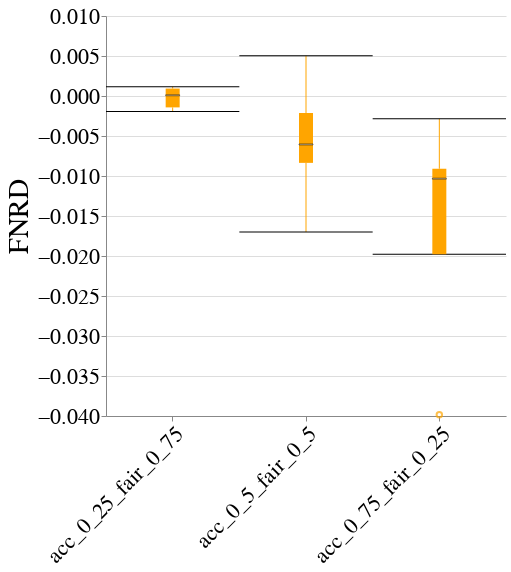

Write notebook code for a chart like this one.
### Code cell
create_box_plot_per_dataset_and_case_study(to_plot=best_lp_metrics_per_exp_config_df,
                                           exp_name=EXP_NAME,
                                           dataset_name=DATASET_NAME,
                                           case_study_name=CASE_STUDY_NAME,
                                           metric_name="Equalized_Odds_FNR",
                                           group=GROUP)

### Figure 1 — Vega-Lite specification as saved in the notebook (floating-point values rounded to 4 significant figures)
{"config": {"view": {"continuousWidth": 400, "continuousHeight": 300, "stroke": null}, "axis": {"labelFontSize": 22, "labelFontWeight": "normal", "titleFontSize": 28, "titleFontWeight": "normal"}, "title": {"fontSize": 28}}, "data": {"name": "data-14a81bc46ee91fb49bb7fc9a764cda9d"}, "mark": {"type": "boxplot", "color": "orange", "median": {"stroke": "black", "strokeWidth": 0.7}, "ticks": true}, "encoding": {"x": {"axis": {"labelAngle": -45, "labelLimit": 500}, "field": "exp_config_name", "title": null, "type": "nominal"}, "y": {"field": "disparity_metric_value", "scale": {"zero": false}, "title": "FNRD", "type": "quantitative"}}, "height": 400, "width": 400, "$schema": "https://vega.github.io/schema/vega-lite/v4.17.0.json", "datasets": {"data-14a81bc46ee91fb49bb7fc9a764cda9d": [{"exp_config_name": "acc_0_25_fair_0_75", "run_num": 1, "logical_pipeline_uuid": "Tm9uZSZOT19GQUlSTkVTU19JTlRFUlZFTlRJT04mZ2FuZGFsZl9jbGY=", "physical_pipeline_uuid": "c08cd634-002a-4c19-af64-1cca59d0bbcf", "compound_pp_quality": 0.946, "metric": "Equalized_Odds_FNR", "model_name": "gandalf_clf", "runtime_in_mins": 3.548, "dataset_name": "folk_emp", "logical_pipeline_name": "None&NO_FAIRNESS_INTERVENTION&gandalf_clf", "null_imputer_name": "None", "fairness_intervention_name": "NO_FAIRNESS_INTERVENTION", "RAC1P_dis": 0.1402, "RAC1P_priv": 0.1507, "SEX&RAC1P_dis": 0.1452, "SEX&RAC1P_priv": 0.1471, "SEX_dis": 0.1509, "SEX_priv": 0.1435, "overall": 0.1468, "disparity_metric_value": -0.001926}, {"exp_config_name": "acc_0_25_fair_0_75", "run_num": 2, "logical_pipeline_uuid": "Tm9uZSZOT19GQUlSTkVTU19JTlRFUlZFTlRJT04mcmZfY2xm", "physical_pipeline_uuid": "edb7bbf5-8de0-4b38-bd25-50a3d17ef63d", "compound_pp_quality": 0.9531, "metric": "Equalized_Odds_FNR", "model_name": "rf_clf", "runtime_in_mins": 0.0888, "dataset_name": "folk_emp", "logical_pipeline_name": "None&NO_FAIRNESS_INTERVENTION&rf_clf", "null_imputer_name": "None", "fairness_intervention_name": "NO_FAIRNESS_INTERVENTION", "RAC1P_dis": 0.1032, "RAC1P_priv": 0.1363, "SEX&RAC1P_dis": 0.1235, "SEX&RAC1P_priv": 0.1234, "SEX_dis": 0.1303, "SEX_priv": 0.117, "overall": 0.1235, "disparity_metric_value": 9.076e-05}, {"exp_config_name": "acc_0_25_fair_0_75", "run_num": 3, "logical_pipeline_uuid": "Tm9uZSZOT19GQUlSTkVTU19JTlRFUlZFTlRJT04mZ2FuZGFsZl9jbGY=", "physical_pipeline_uuid": "4a6897b6-bc53-4c7c-813d-ee6dfce9ce35", "compound_pp_quality": 0.9479, "metric": "Equalized_Odds_FNR", "model_name": "gandalf_clf", "runtime_in_mins": 1.364, "dataset_name": "folk_emp", "logical_pipeline_name": "None&NO_FAIRNESS_INTERVENTION&gandalf_clf", "null_imputer_name": "None", "fairness_intervention_name": "NO_FAIRNESS_INTERVENTION", "RAC1P_dis": 0.1377, "RAC1P_priv": 0.1707, "SEX&RAC1P_dis": 0.1595, "SEX&RAC1P_priv": 0.1583, "SEX_dis": 0.1602, "SEX_priv": 0.1571, "overall": 0.1585, "disparity_metric_value": 0.001165}, {"exp_config_name": "acc_0_25_fair_0_75", "run_num": 4, "logical_pipeline_uuid": "Tm9uZSZOT19GQUlSTkVTU19JTlRFUlZFTlRJT04mbGdibV9jbGY=", "physical_pipeline_uuid": "aed43679-ce8b-4945-b5fa-cf32daf6c398", "compound_pp_quality": 0.9485, "metric": "Equalized_Odds_FNR", "model_name": "lgbm_clf", "runtime_in_mins": 0.01081, "dataset_name": "folk_emp", "logical_pipeline_name": "None&NO_FAIRNESS_INTERVENTION&lgbm_clf", "null_imputer_name": "None", "fairness_intervention_name": "NO_FAIRNESS_INTERVENTION", "RAC1P_dis": 0.1309, "RAC1P_priv": 0.1411, "SEX&RAC1P_dis": 0.1361, "SEX&RAC1P_priv": 0.1375, "SEX_dis": 0.1355, "SEX_priv": 0.1389, "overall": 0.1372, "disparity_metric_value": -0.001424}, {"exp_config_name": "acc_0_25_fair_0_75", "run_num": 5, "logical_pipeline_uuid": "Tm9uZSZOT19GQUlSTkVTU19JTlRFUlZFTlRJT04mZ2FuZGFsZl9jbGY=", "physical_pipeline_uuid": "3d380df0-53f8-4313-b423-9bab6f940a39", "compound_pp_quality": 0.9483, "metric": "Equalized_Odds_FNR", "model_name": "gandalf_clf", "runtime_in_mins": 3.287, "dataset_name": "folk_emp", "logical_pipeline_name": "None&NO_FAIRNESS_INTERVENTION&gandalf_clf", "null_imputer_name": "None", "fairness_intervention_name": "NO_FAIRNESS_INTERVENTION", "RAC1P_dis": 0.08333, "RAC1P_priv": 0.1473, "SEX&RAC1P_dis": 0.1234, "SEX&RAC1P_priv": 0.1224, "SEX_dis": 0.1341, "SEX_priv": 0.1129, "overall": 0.1226, "disparity_metric_value": 0.0009276}, {"exp_config_name": "acc_0_5_fair_0_5", "run_num": 1, "logical_pipeline_uuid": "Tm9uZSZOT19GQUlSTkVTU19JTlRFUlZFTlRJT04mZ2FuZGFsZl9jbGY=", "physical_pipeline_uuid": "fdaf7bbc-3b0b-4020-a799-e6a0ad93d788", "compound_pp_quality": 0.9035, "metric": "Equalized_Odds_FNR", "model_name": "gandalf_clf", "runtime_in_mins": 2.974, "dataset_name": "folk_emp", "logical_pipeline_name": "None&NO_FAIRNESS_INTERVENTION&gandalf_clf", "null_imputer_name": "None", "fairness_intervention_name": "NO_FAIRNESS_INTERVENTION", "RAC1P_dis": 0.07321, "RAC1P_priv": 0.09589, "SEX&RAC1P_dis": 0.08251, "SEX&RAC1P_priv": 0.08856, "SEX_dis": 0.09335, "SEX_priv": 0.08272, "overall": 0.08751, "disparity_metric_value": -0.006055}, {"exp_config_name": "acc_0_5_fair_0_5", "run_num": 2, "logical_pipeline_uuid": "Tm9uZSZOT19GQUlSTkVTU19JTlRFUlZFTlRJT04mcmZfY2xm", "physical_pipeline_uuid": "a699223e-ad61-4372-8a05-ace8169ef6b0", "compound_pp_quality": 0.9075, "metric": "Equalized_Odds_FNR", "model_name": "rf_clf", "runtime_in_mins": 0.1201, "dataset_name": "folk_emp", "logical_pipeline_name": "None&NO_FAIRNESS_INTERVENTION&rf_clf", "null_imputer_name": "None", "fairness_intervention_name": "NO_FAIRNESS_INTERVENTION", "RAC1P_dis": 0.09105, "RAC1P_priv": 0.1228, "SEX&RAC1P_dis": 0.1088, "SEX&RAC1P_priv": 0.1109, "SEX_dis": 0.1181, "SEX_priv": 0.1034, "overall": 0.1105, "disparity_metric_value": -0.002124}, {"exp_config_name": "acc_0_5_fair_0_5", "run_num": 3, "logical_pipeline_uuid": "Tm9uZSZOT19GQUlSTkVTU19JTlRFUlZFTlRJT04mcmZfY2xm", "physical_pipeline_uuid": "48b3859d-9c12-4e38-9fb9-718655734350", "compound_pp_quality": 0.8961, "metric": "Equalized_Odds_FNR", "model_name": "rf_clf", "runtime_in_mins": 0.1067, "dataset_name": "folk_emp", "logical_pipeline_name": "None&NO_FAIRNESS_INTERVENTION&rf_clf", "null_imputer_name": "None", "fairness_intervention_name": "NO_FAIRNESS_INTERVENTION", "RAC1P_dis": 0.1028, "RAC1P_priv": 0.1568, "SEX&RAC1P_dis": 0.1229, "SEX&RAC1P_priv": 0.1399, "SEX_dis": 0.1349, "SEX_priv": 0.1387, "overall": 0.1369, "disparity_metric_value": -0.01701}, {"exp_config_name": "acc_0_5_fair_0_5", "run_num": 4, "logical_pipeline_uuid": "Tm9uZSZOT19GQUlSTkVTU19JTlRFUlZFTlRJT04mcmZfY2xm", "physical_pipeline_uuid": "279e27b4-6f34-4b29-99f9-bb911d627cb9", "compound_pp_quality": 0.9019, "metric": "Equalized_Odds_FNR", "model_name": "rf_clf", "runtime_in_mins": 0.01395, "dataset_name": "folk_emp", "logical_pipeline_name": "None&NO_FAIRNESS_INTERVENTION&rf_clf", "null_imputer_name": "None", "fairness_intervention_name": "NO_FAIRNESS_INTERVENTION", "RAC1P_dis": 0.09779, "RAC1P_priv": 0.1296, "SEX&RAC1P_dis": 0.1108, "SEX&RAC1P_priv": 0.1191, "SEX_dis": 0.1158, "SEX_priv": 0.1192, "overall": 0.1175, "disparity_metric_value": -0.008358}, {"exp_config_name": "acc_0_5_fair_0_5", "run_num": 5, "logical_pipeline_uuid": "Tm9uZSZOT19GQUlSTkVTU19JTlRFUlZFTlRJT04mZ2FuZGFsZl9jbGY=", "physical_pipeline_uuid": "5dc8c7fc-6219-4f01-a8ed-2b2999427948", "compound_pp_quality": 0.8991, "metric": "Equalized_Odds_FNR", "model_name": "gandalf_clf", "runtime_in_mins": 1.975, "dataset_name": "folk_emp", "logical_pipeline_name": "None&NO_FAIRNESS_INTERVENTION&gandalf_clf", "null_imputer_name": "None", "fairness_intervention_name": "NO_FAIRNESS_INTERVENTION", "RAC1P_dis": 0.0787, "RAC1P_priv": 0.1289, "SEX&RAC1P_dis": 0.1136, "SEX&RAC1P_priv": 0.1086, "SEX_dis": 0.125, "SEX_priv": 0.09649, "overall": 0.1095, "disparity_metric_value": 0.005036}, {"exp_config_name": "acc_0_75_fair_0_25", "run_num": 1, "logical_pipeline_uuid": "Tm9uZSZOT19GQUlSTkVTU19JTlRFUlZFTlRJT04mZ2FuZGFsZl9jbGY=", "physical_pipeline_uuid": "afd5ae96-5531-4252-bf41-9ef9c54cdd75", "compound_pp_quality": 0.8581, "metric": "Equalized_Odds_FNR", "model_name": "gandalf_clf", "runtime_in_mins": 5.304, "dataset_name": "folk_emp", "logical_pipeline_name": "None&NO_FAIRNESS_INTERVENTION&gandalf_clf", "null_imputer_name": "None", "fairness_intervention_name": "NO_FAIRNESS_INTERVENTION", "RAC1P_dis": 0.05607, "RAC1P_priv": 0.09772, "SEX&RAC1P_dis": 0.06601, "SEX&RAC1P_priv": 0.08577, "SEX_dis": 0.08696, "SEX_priv": 0.07853, "overall": 0.08233, "disparity_metric_value": -0.01977}, {"exp_config_name": "acc_0_75_fair_0_25", "run_num": 2, "logical_pipeline_uuid": "Tm9uZSZOT19GQUlSTkVTU19JTlRFUlZFTlRJT04mcmZfY2xm", "physical_pipeline_uuid": "5f631c17-3cf5-41c5-b22e-419f9850ab08", "compound_pp_quality": 0.8595, "metric": "Equalized_Odds_FNR", "model_name": "rf_clf", "runtime_in_mins": 0.07879, "dataset_name": "folk_emp", "logical_pipeline_name": "None&NO_FAIRNESS_INTERVENTION&rf_clf", "null_imputer_name": "None", "fairness_intervention_name": "NO_FAIRNESS_INTERVENTION", "RAC1P_dis": 0.1047, "RAC1P_priv": 0.1392, "SEX&RAC1P_dis": 0.1235, "SEX&RAC1P_priv": 0.1264, "SEX_dis": 0.1352, "SEX_priv": 0.117, "overall": 0.1258, "disparity_metric_value": -0.002848}, {"exp_config_name": "acc_0_75_fair_0_25", "run_num": 3, "logical_pipeline_uuid": "Tm9uZSZOT19GQUlSTkVTU19JTlRFUlZFTlRJT04mZ2FuZGFsZl9jbGY=", "physical_pipeline_uuid": "55db10d9-845b-4f20-b2a9-b575111c9362", "compound_pp_quality": 0.8529, "metric": "Equalized_Odds_FNR", "model_name": "gandalf_clf", "runtime_in_mins": 2.158, "dataset_name": "folk_emp", "logical_pipeline_name": "None&NO_FAIRNESS_INTERVENTION&gandalf_clf", "null_imputer_name": "None", "fairness_intervention_name": "NO_FAIRNESS_INTERVENTION", "RAC1P_dis": 0.05538, "RAC1P_priv": 0.1144, "SEX&RAC1P_dis": 0.0598, "SEX&RAC1P_priv": 0.09965, "SEX_dis": 0.08827, "SEX_priv": 0.09642, "overall": 0.09266, "disparity_metric_value": -0.03985}, {"exp_config_name": "acc_0_75_fair_0_25", "run_num": 4, "logical_pipeline_uuid": "Tm9uZSZOT19GQUlSTkVTU19JTlRFUlZFTlRJT04mcmZfY2xm", "physical_pipeline_uuid": "b0714a5e-f5ae-440d-b719-ca51429b5e4d", "compound_pp_quality": 0.856, "metric": "Equalized_Odds_FNR", "model_name": "rf_clf", "runtime_in_mins": 0.03617, "dataset_name": "folk_emp", "logical_pipeline_name": "None&NO_FAIRNESS_INTERVENTION&rf_clf", "null_imputer_name": "None", "fairness_intervention_name": "NO_FAIRNESS_INTERVENTION", "RAC1P_dis": 0.1009, "RAC1P_priv": 0.1286, "SEX&RAC1P_dis": 0.1108, "SEX&RAC1P_priv": 0.1199, "SEX_dis": 0.1121, "SEX_priv": 0.1238, "overall": 0.1181, "disparity_metric_value": -0.009093}, {"exp_config_name": "acc_0_75_fair_0_25", "run_num": 5, "logical_pipeline_uuid": "Tm9uZSZOT19GQUlSTkVTU19JTlRFUlZFTlRJT04mZ2FuZGFsZl9jbGY=", "physical_pipeline_uuid": "ff02eeb6-1707-4808-83fa-8e55d0d38ad4", "compound_pp_quality": 0.8514, "metric": "Equalized_Odds_FNR", "model_name": "gandalf_clf", "runtime_in_mins": 2.975, "dataset_name": "folk_emp", "logical_pipeline_name": "None&NO_FAIRNESS_INTERVENTION&gandalf_clf", "null_imputer_name": "None", "fairness_intervention_name": "NO_FAIRNESS_INTERVENTION", "RAC1P_dis": 0.05401, "RAC1P_priv": 0.1172, "SEX&RAC1P_dis": 0.08442, "SEX&RAC1P_priv": 0.09475, "SEX_dis": 0.1055, "SEX_priv": 0.08224, "overall": 0.09286, "disparity_metric_value": -0.01034}]}}
